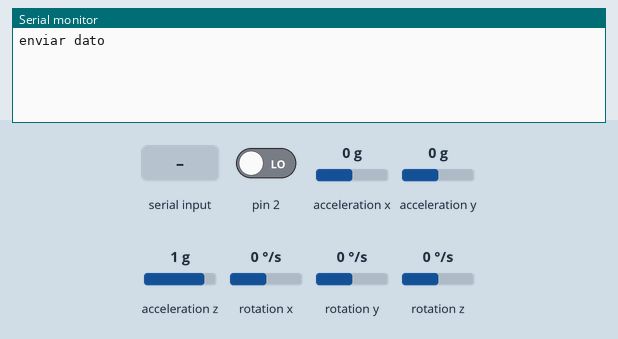
Bench run of a sketch on a simulated Arduino Uno, built with avr-gcc and run on an emulated ATmega328P. On the bench: the last lines printed to the serial monitor. The inputs (shaded band) are chosen by the test bench; at power-on: acceleration y 0 g, acceleration z 1 g, pin 2 LOW, acceleration x 0 g, rotation x 0 °/s, rotation y 0 °/s, rotation z 0 °/s. The sensor or clock chip raises its interrupt line as the real part does.

Above: at 0.9 s.
1.0 s: "1\n" received over Serial
At 1.9 s:
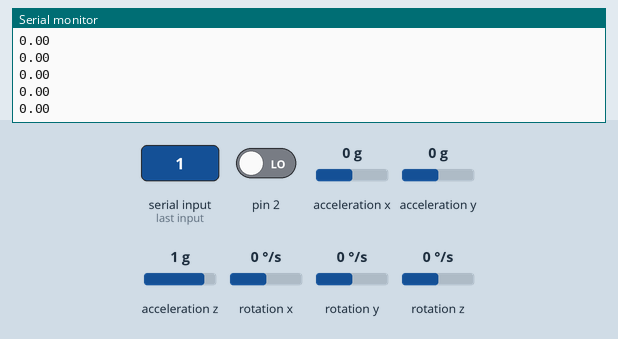
3.4 s: acceleration y set to -1.4 g
At 4.0 s:
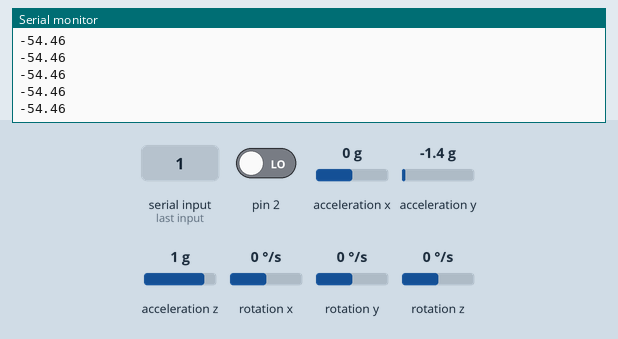
4.9 s: acceleration z set to -1.4 g
At 5.8 s:
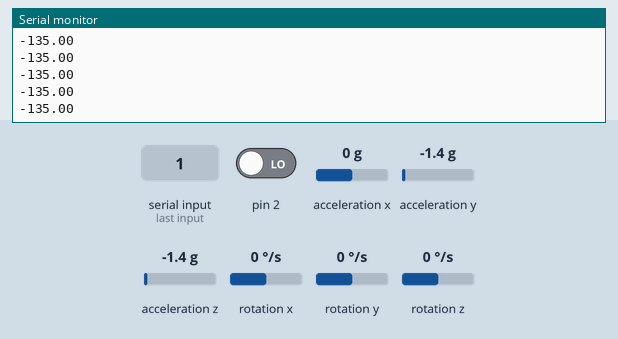
6.4 s: acceleration y set to -0.8 g
At 7.4 s:
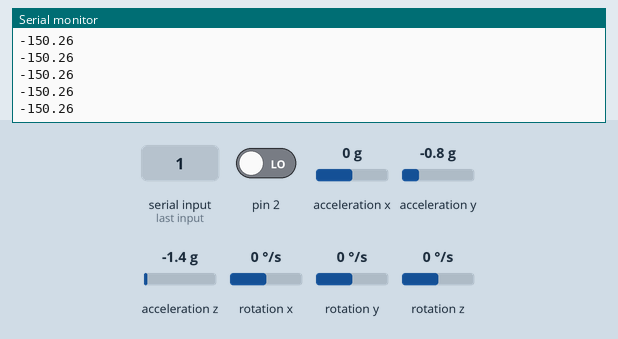
Timing chart, 0 to 8.9 s (numbered marks = the images above; inputs shaded):
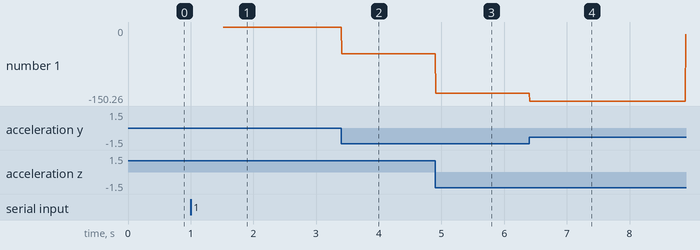

The sketch:

Acelerometro4.ino
```cpp
#include "I2Cdev.h"

#include "MPU6050_6Axis_MotionApps20.h"
//#include "MPU6050.h" // not necessary if using MotionApps include file

// Arduino Wire library is required if I2Cdev I2CDEV_ARDUINO_WIRE implementation
// is used in I2Cdev.h
#if I2CDEV_IMPLEMENTATION == I2CDEV_ARDUINO_WIRE
    #include "Wire.h"
#endif

// class default I2C address is 0x68
// specific I2C addresses may be passed as a parameter here
// AD0 low = 0x68 (default for SparkFun breakout and InvenSense evaluation board)
// AD0 high = 0x69
MPU6050 mpu;

#define OUTPUT_READABLE_YAWPITCHROLL

#define LED_PIN 13 // (Arduino is 13, Teensy is 11, Teensy++ is 6)
bool blinkState = false;

// MPU control/status vars
bool dmpReady = false;  // set true if DMP init was successful
uint8_t mpuIntStatus;   // holds actual interrupt status byte from MPU
uint8_t devStatus;      // return status after each device operation (0 = success, !0 = error)
uint16_t packetSize;    // expected DMP packet size (default is 42 bytes)
uint16_t fifoCount;     // count of all bytes currently in FIFO
uint8_t fifoBuffer[64]; // FIFO storage buffer

// orientation/motion vars
Quaternion q;           // [w, x, y, z]         quaternion container
VectorInt16 aa;         // [x, y, z]            accel sensor measurements
VectorInt16 aaReal;     // [x, y, z]            gravity-free accel sensor measurements
VectorInt16 aaWorld;    // [x, y, z]            world-frame accel sensor measurements
VectorFloat gravity;    // [x, y, z]            gravity vector
float euler[3];         // [psi, theta, phi]    Euler angle container
float ypr[3];           // [yaw, pitch, roll]   yaw/pitch/roll container and gravity vector

// packet structure for InvenSense teapot demo
uint8_t teapotPacket[14] = { '$', 0x02, 0,0, 0,0, 0,0, 0,0, 0x00, 0x00, '\r', '\n' };


// ================================================================
// ===               INTERRUPT DETECTION ROUTINE                ===
// ================================================================

volatile bool mpuInterrupt = false;     // indicates whether MPU interrupt pin has gone high
void dmpDataReady() {
    mpuInterrupt = true;
}


// ================================================================
// ===                      INITIAL SETUP                       ===
// ================================================================

void setup() {


    Serial.begin(57600);

    mpu.initialize();

    Serial.println(F("enviar dato "));
    while (Serial.available() && Serial.read()); // empty buffer
    while (!Serial.available());                 // wait for data
    while (Serial.available() && Serial.read()); // empty buffer again

    devStatus = mpu.dmpInitialize();

    if (devStatus == 0) {

        mpu.setDMPEnabled(true);

        attachInterrupt(0, dmpDataReady, RISING);
        mpuIntStatus = mpu.getIntStatus();
        dmpReady = true;

        packetSize = mpu.dmpGetFIFOPacketSize();
    } else {
        // ERROR!
        // 1 = initial memory load failed
        // 2 = DMP configuration updates failed
        // (if it's going to break, usually the code will be 1)
        Serial.print(F("DMP Initialization failed (code "));
        Serial.print(devStatus);
        Serial.println(F(")"));
    }
}


// ================================================================
// ===                    MAIN PROGRAM LOOP                     ===
// ================================================================

void loop() {
    // if programming failed, don't try to do anything
    if (!dmpReady) return;

    // wait for MPU interrupt or extra packet(s) available
    while (!mpuInterrupt && fifoCount < packetSize) {
        // other program behavior stuff here
        // .
        // .
        // .
        // if you are really paranoid you can frequently test in between other
        // stuff to see if mpuInterrupt is true, and if so, "break;" from the
        // while() loop to immediately process the MPU data
        // .
        // .
        // .
    }

    // reset interrupt flag and get INT_STATUS byte
    mpuInterrupt = false;
    mpuIntStatus = mpu.getIntStatus();

    // get current FIFO count
    fifoCount = mpu.getFIFOCount();

    // check for overflow (this should never happen unless our code is too inefficient)
    if ((mpuIntStatus & 0x10) || fifoCount == 1024) {
        // reset so we can continue cleanly
        mpu.resetFIFO();
        Serial.println(F("FIFO overflow!"));

    // otherwise, check for DMP data ready interrupt (this should happen frequently)
    } else if (mpuIntStatus & 0x02) {
        // wait for correct available data length, should be a VERY short wait
        while (fifoCount < packetSize) fifoCount = mpu.getFIFOCount();

        // read a packet from FIFO
        mpu.getFIFOBytes(fifoBuffer, packetSize);

        // track FIFO count here in case there is > 1 packet available
        // (this lets us immediately read more without waiting for an interrupt)
        fifoCount -= packetSize;

        #ifdef OUTPUT_READABLE_YAWPITCHROLL
            // display Euler angles in degrees
            mpu.dmpGetQuaternion(&q, fifoBuffer);
            mpu.dmpGetGravity(&gravity, &q);
            mpu.dmpGetYawPitchRoll(ypr, &q, &gravity);

            Serial.println(ypr[2] * 180/M_PI);

        #endif

        // blink LED to indicate activity
        blinkState = !blinkState;
        digitalWrite(LED_PIN, blinkState);
    }
}
```

Measured:
- after the input at 1.0 s, the serial monitor: prints a new line after 0.52 s (image 1)
- after the input at 3.4 s, the serial monitor: prints a new line at once (image 2)
- after the input at 4.9 s, the serial monitor: prints a new line at once (image 3)
- after the input at 6.4 s, the serial monitor: prints a new line at once (image 4)
- plotted number 1: 0 → -54.46 after the input at 3.4 s, -54.46 → -135 after the input at 4.9 s, -135 → -15 after the input at 6.4 s
